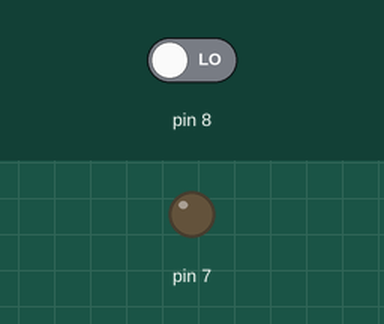
This sketch was run on a simulated Arduino Uno, built with avr-gcc and run on an emulated ATmega328P. Shown: output pins drawn as LEDs (lit = HIGH). The inputs (shaded band) are chosen by the test bench; at power-on: pin 8 LOW.

Above: at 1.2 s.
1.3 s: pin 8 driven HIGH
At 2.1 s:
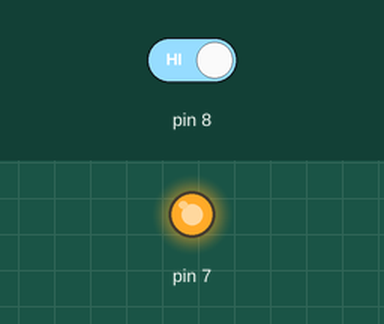
4.3 s: pin 8 driven LOW
At 4.6 s:
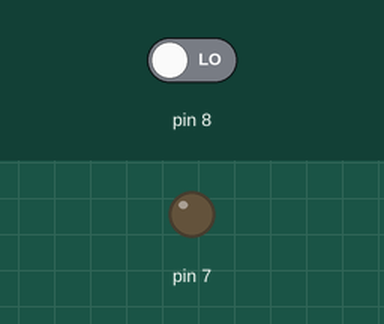
Timing chart, 0 to 7.3 s (numbered marks = the images above; inputs shaded):
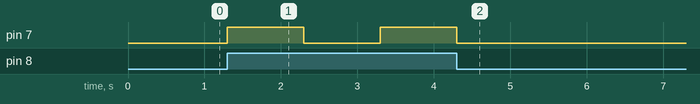

The sketch:

OneBlink.ino
```cpp
void setup() {
  // put your setup code here, to run once:

  // 1-7    PD0-PD7
  // 8-X    PB0-PBX
  //This is the bottom left digital output pin
  pinMode(8, INPUT);
  digitalWrite(8, LOW);
  pinMode(7, OUTPUT);


}

// This is a new comment for Adam Johnson!
// Comment from Joseph

void loop() {
  // Poll the button press
  if(digitalRead(8) == HIGH){
    digitalWrite(7, HIGH);
    delay(1000);
    digitalWrite(7, LOW);
    delay(1000);
  }
  else{
    digitalWrite(7,LOW);
  }

}
```

Measured:
- after the input at 1.3 s, pin 7: LOW → HIGH at once, → LOW 1.0 s later, → HIGH 1.0 s later
- after the input at 4.3 s, pin 7: goes on until 4.3 s, then stays LOW
